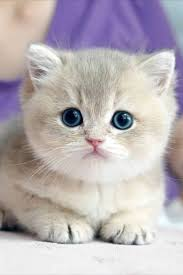
#> input picture test/cats/cat010.jpg, 183 x 275 px; its folder holds only this picture in this run
$ python face.py
#> lines starting #> are read from the running program, lines starting #| are printed output that depends on the picture; after the words box and inside, x2 and y2 are one past the last pixel; in counts of white or black regions, pixels touching at a corner belong together
import cv2
import os
import numpy as np


data_path = 'test/'
people = os.listdir(data_path)
print("Found classes:", people)

faces = []
labels = []
label_map = {}

for label, person in enumerate(people):
    label_map[label] = person
    person_folder = os.path.join(data_path, person)
    for image_name in os.listdir(person_folder):
        img_path = os.path.join(person_folder, image_name)
        print("Loading:", img_path)
        img = cv2.imread(img_path, cv2.IMREAD_GRAYSCALE)
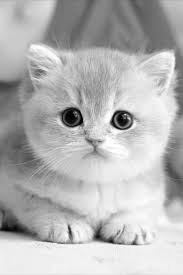
#> img: shape (275, 183); min 0, max 255, mean 181.3
        if img is None:
            continue
        img = cv2.resize(img, (200, 200))
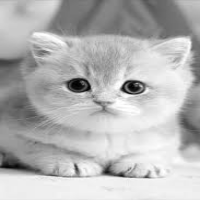
#> img: shape (200, 200); min 0, max 255, mean 181.2
        faces.append(img)
        labels.append(label)
#> pass 2 of the loop `for label, person in enumerate(people):`:
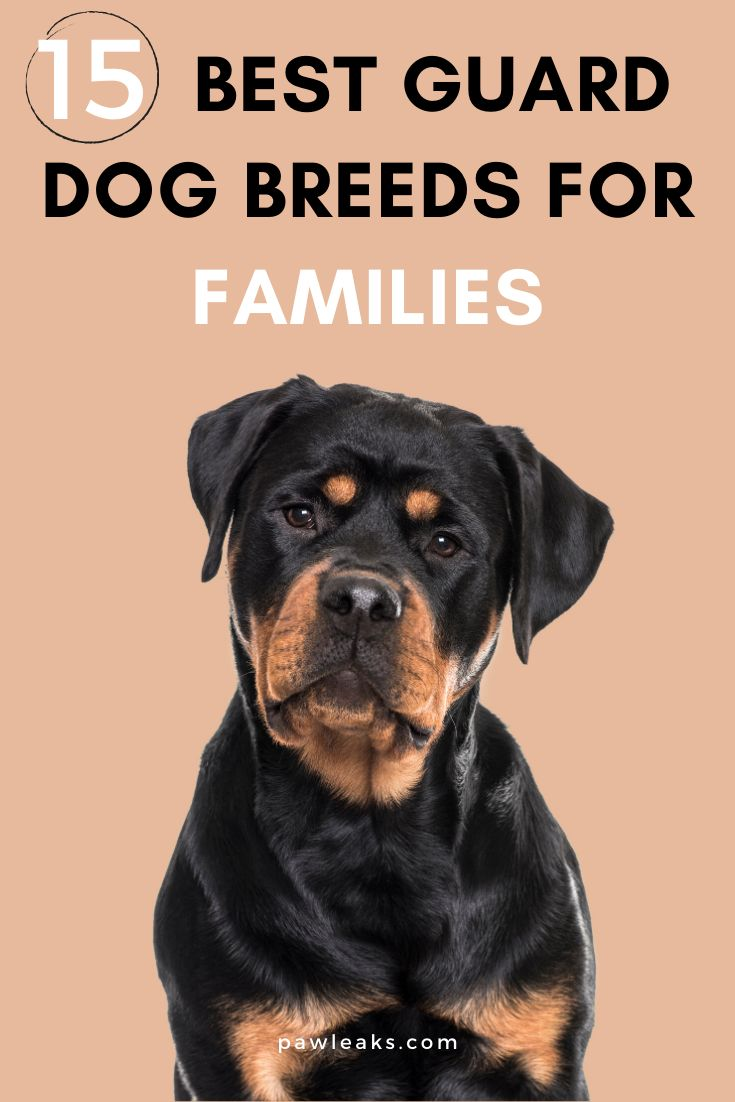
#> input picture test/dogs/dog01.jpg, 735 x 1102 px
#> `img = cv2.imread(img_path, cv2.IMREAD_GRAYSCALE)`:
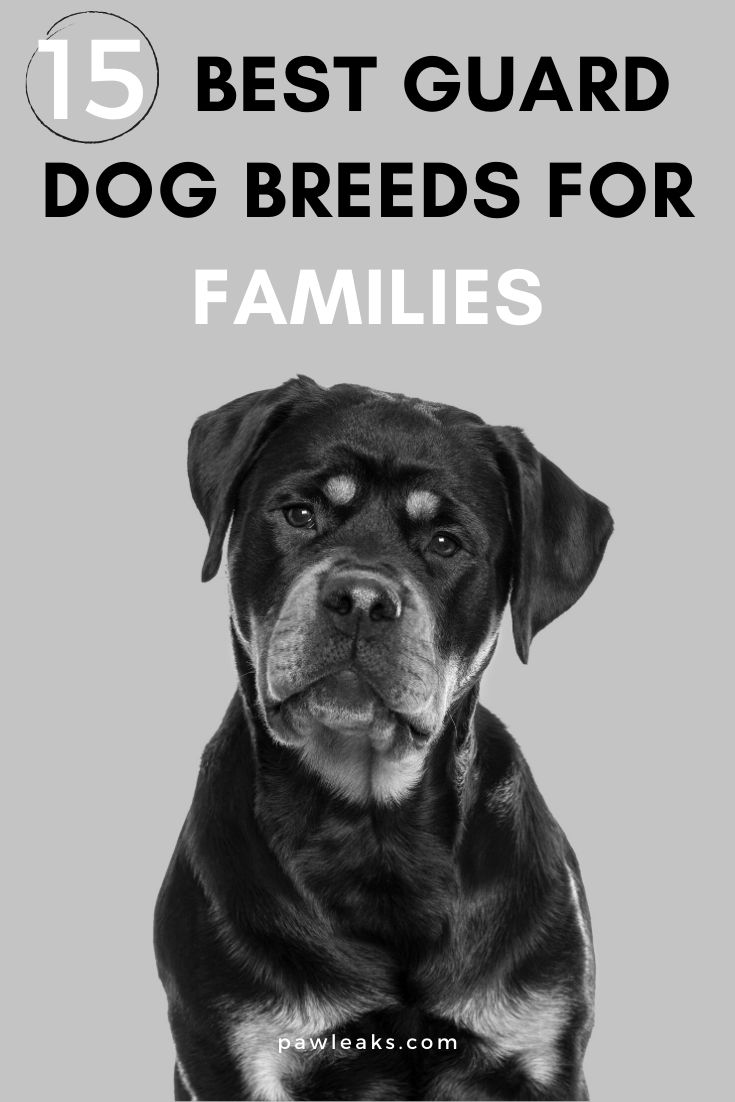
#> img: shape (1102, 735); min 0, max 255, mean 145.1
#> `img = cv2.resize(img, (200, 200))`:
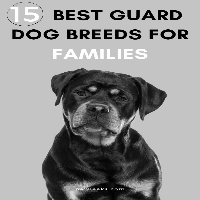
#> img: shape (200, 200); min 0, max 255, mean 145.1

faces = np.array(faces)
labels = np.array(labels)


recognizer = cv2.face.LBPHFaceRecognizer_create()
recognizer.train(faces, labels)

print("Model trained and saved.")


test_img_path = "cat.jpg"
test_img = cv2.imread(test_img_path)
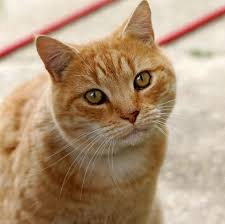
#> input picture cat.jpg, 225 x 224 px
#> test_img is the input picture: shape (224, 225, 3); mean B, G, R 120.8, 148.8, 176
gray = cv2.cvtColor(test_img, cv2.COLOR_BGR2GRAY)
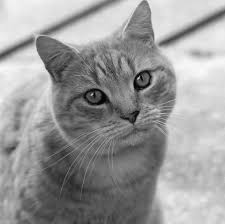
#> gray: shape (224, 225); min 2, max 251, mean 153.8
gray_resized = cv2.resize(gray, (200, 200))

label, confidence = recognizer.predict(gray_resized)
#> label = 0; confidence = 83.05
if confidence < 70:
   cv2.putText(test_img, f"{label_map[label]} ({int(confidence)})",
            (10, 30), cv2.FONT_HERSHEY_SIMPLEX, 1, (0, 255, 0), 2)
else:
    print("Unknown / Not confident")
    cv2.putText(test_img, "Unknown / Not confident",
            (10, 30), cv2.FONT_HERSHEY_SIMPLEX, 1, (0, 255, 0), 2)
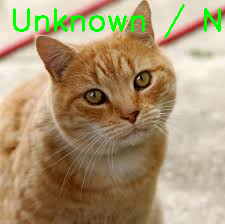
#> test_img: shape (224, 225, 3); 2.43% of pixels changed, all inside (x1, y1, x2, y2) = (13, 4, 221, 39)


cv2.imshow("Recognition Result", test_img)
cv2.waitKey(0)
cv2.destroyAllWindows()
